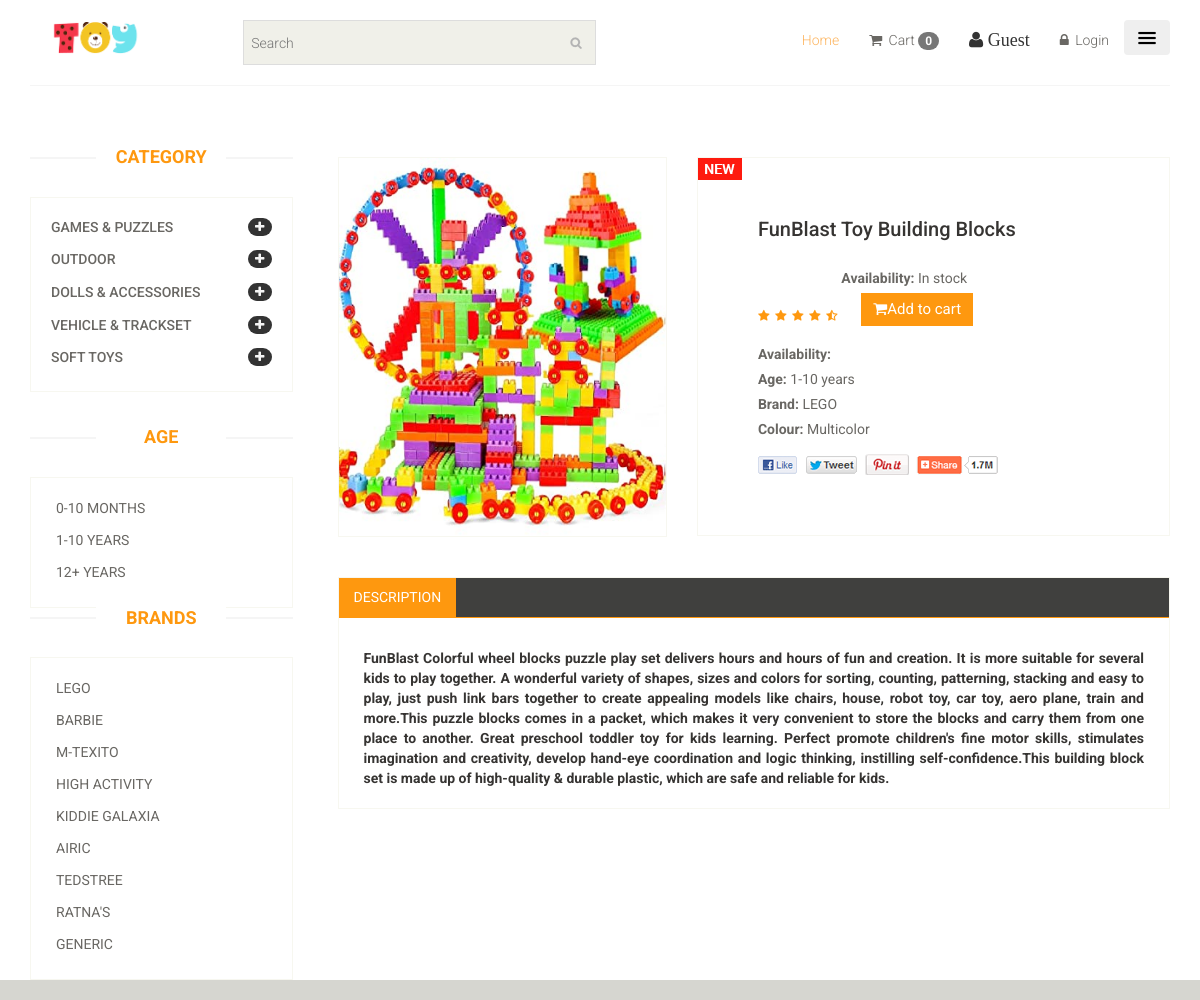
Page /product/11 on the committed database.
### T_App/models.py (models this page shows, shortened)
class Category(models.Model):
    name = models.CharField(max_length=150)

class Age(models.Model):
    age_ct = models.CharField( max_length=150)
    def __str__(self):
        return self.age_ct

class Brand(models.Model):
    name = models.CharField(max_length=20)
    def __str__(self):
        return self.name

class Product(models.Model):
    category = models.ForeignKey(Category, on_delete=models.CASCADE, null=False, default='')
    sub_category = models.ForeignKey(Sub_Category, on_delete=models.CASCADE, null=False, default='')
    brand = models.ForeignKey(Brand, on_delete=models.CASCADE, null=True)
    age_no = models.ForeignKey(Age, on_delete=models.CASCADE, null=False, default='')
    image = models.ImageField(upload_to='ecommerce/pimg')
    name = models.CharField(max_length=100)
    price = models.IntegerField()
    is_featured = models.BooleanField(default=False)
    stock = models.IntegerField(default=0) # new field for stock
    color = models.CharField(max_length=100,default='')
    detail = models.TextField()

### T_App/views.py (the view)
# urls.py: path('product/<str:id>', views.product_detail,name='product_detail'),
def product_detail(request,id):
	category=Category.objects.all()
	age = Age.objects.all()
	brand = Brand.objects.all()
	product = Product.objects.filter(id = id).first()
	context = {
		'category' : category,
		'age'  : age,
		'brand' : brand,
		'product': product,
	}
	return render(request, 'product_detail.html',context)

### templates/product_detail.html (shortened to what this page needs)
{% extends 'master.html' %}
{% block body %}
<section>
    <div class="container">
        <div class="row">
            <div class="col-sm-3">
                <div class="left-sidebar">
                    <h2>Category</h2>
                    <div class="panel-group category-products" id="accordian">
                        {% for cat in category %}
                        <div class="panel panel-default">
                            <div class="panel-heading">
                                <h4 class="panel-title">
                                    <a data-toggle="collapse" data-parent="#accordian" href="#{{cat.id}}">
                                        <span class="badge pull-right"><i class="fa fa-plus"></i></span>
                                        {{cat.name}}
                                    </a>
                                </h4>
                            </div>
                        </div>
                        {% endfor %}
                    </div>
                    <div class="brands_products">
                        <h2>Age</h2>
                        <div class="brands-name">
                            <ul class="nav nav-pills nav-stacked">
                                {% for a in age %}
                                <li><a href="/product/?age={{a.id}}">{{a.age_ct}} </a></li>
                                {% endfor %}
                            </ul>
                        </div>
                    </div>
                    <div class="brands_products">
                        <h2>Brands</h2>
                        <div class="brands-name">
                            <ul class="nav nav-pills nav-stacked">
                                {% for i in brand %}
                                <li><a href="/product/?brand={{i.id}}"> {{i.name}}</a></li>
                                {% endfor %}
                        </div>
                    </div>
                </div>
            </div>
            <div class="col-sm-9 padding-right">
                <div class="product-details">
                    <div class="col-sm-5">
                        <div class="view-product">
                            <img src="/{{product.image}}" alt="" />
                        </div>
                    </div>
                    <div class="col-sm-7">
                        <div class="product-information">
                            <img src="images/product-details/new.jpg" class="newarrival" alt="" />
                            <h2>{{product.name}}</h2>
                            <img src="images/product-details/rating.png" alt="" />
                            <span>
                                {% if product.stock > 0 %}
                                <p><b>Availability:</b> In stock</p>
                               <a href="{% url 'cart_add' product.id %}" type="button" class="btn btn-fefault cart"><i class="fa fa-shopping-cart"></i>Add to cart</a>
                                {% else %}
                                <p><b>Availability:</b> Out of stock</p>
                                <button type="button" class="btn btn-danger" disabled>
                                    Out of stock
                                </button>
                                {% endif %}
                            </span>
                            <p><b>Availability:</b> {{product.Availabilty}}</p>
                            <p><b>Age:</b> {{product.age_no}}</p>
                            <p><b>Brand:</b> {{product.brand}}</p>
                            <p><b>Colour:</b> {{product.color}}</p>
                            <a href=""><img src="images/product-details/share.png" class="share img-responsive"  alt="" /></a>
                        </div>
                    </div>
                </div>
                <div class="category-tab shop-details-tab">
                    <div class="col-sm-12">
                        <ul class="nav nav-tabs">
                            <li class="active"><a href="#reviews" data-toggle="tab">Description</a></li>
                        </ul>
                    </div>
                    <div class="tab-content">
                        <div class="tab-pane fade active in" id="reviews" >
                            <div class="col-sm-12">
                               <p style="text-align: justify;"><b>{{product.detail}}</b></p>
                            </div>
                        </div>
                    </div>
                </div>
            </div>
        </div>
    </div>
</section>
{% endblock %}

### static/css/main.css (style rules this page uses)
body { font-family: 'Roboto', sans-serif; background:; position: relative; font-weight:400px; }
ul li { list-style: none; }
a { -webkit-transition: 300ms; -moz-transition: 300ms; -o-transition: 300ms; transition: 300ms; }
h1, h2, h3, h4, h5, h6 { font-family: 'Roboto', sans-serif; }
.category-products { border: 1px solid #F7F7F0; margin-bottom: 35px; padding-bottom: 20px; padding-top: 15px; }
.left-sidebar h2, .brands_products h2 { color: #FE980F; font-family: 'Roboto', sans-serif; font-size: 18px; font-weight: 700; margin: 0 auto 30px; text-align: center; text-transform: uppercase; position: relative; z-index:3; }
.left-sidebar h2:after, h2.title:after { content: " "; position: absolute; border: 1px solid #f5f5f5; bottom:8px; left: 0; width: 100%; height: 0; z-index: -2; }
.left-sidebar h2:before { content: " "; position: absolute; background: #fff; bottom: -6px; width: 130px; height: 30px; z-index: -1; left: 50%; margin-left: -65px; }
.category-products .panel { background-color: #FFFFFF; border: 0px; border-radius: 0px; box-shadow:none; margin-bottom: 0px; }
.category-products .panel-default .panel-heading { background-color: #FFFFFF; border: 0 none; color: #FFFFFF; padding: 5px 20px; }
.category-products .panel-default .panel-heading .panel-title a { color: #696763; font-family: 'Roboto', sans-serif; font-size: 14px; text-decoration: none; text-transform: uppercase; }
.category-products .badge { background:none; border-radius: 10px; color: #696763; display: inline-block; font-size: 12px; font-weight: bold; line-height: 1; min-width: 10px; padding: 3px 7px; text-align: center; vertical-align: baseline; white-space: nowrap; }
.brands-name { border: 1px solid #F7F7F0; padding-bottom: 20px; padding-top: 15px; }
.brands-name .nav-stacked li a { background-color: #FFFFFF; color: #696763; font-family: 'Roboto', sans-serif; font-size: 14px; padding: 5px 25px; text-decoration: none; text-transform: uppercase; }
.padding-right { padding-right: 0; }
.category-tab { overflow: hidden; }
.category-tab ul { background: #40403E; border-bottom: 1px solid #FE980F; list-style: none outside none; margin: 0 0 30px; padding: 0; width: 100%; }
.category-tab ul li a { border: 0 none; border-radius: 0; color: #B3AFA8; display: block; font-family: 'Roboto', sans-serif; font-size: 14px; text-transform: uppercase; }
.nav-tabs li.active a, .nav-tabs li.active a:hover, .nav-tabs li.active a:focus { -moz-border-bottom-colors: none; -moz-border-left-colors: none; -moz-border-right-colors: none; -moz-border-top-colors: none; background-color: #FE980F; border:0px; color: #FFFFFF; cursor: default; margin-right:0; margin-left:0; }
.nav-tabs li a { border: 1px solid rgba(0, 0, 0, 0); border-radius: 4px 4px 0 0; line-height: 1.42857; margin-right:0; }
.product-details { overflow:hidden; }
#reviews { padding-left: 25px; padding-right: 25px; }
.product-details { margin-bottom: 40px; overflow: hidden; margin-top: 10px; }
.view-product { position: relative; }
.view-product img { border: 1px solid #F7F7F0; height: 380px; width: 100%; }
.product-information { border: 1px solid #F7F7F0; overflow: hidden; padding-bottom: 60px; padding-left: 60px; padding-top: 60px; position: relative; }
.newarrival { position:absolute; top:0; left:0 }
.product-information h2 { color: #363432; font-family: 'Roboto', sans-serif; font-size: 20px; margin-top: 0; }
.product-information p { color: #696763; font-family: 'Roboto', sans-serif; margin-bottom: 5px; }
.product-information span { display: inline-block; margin-bottom: 8px; margin-top: 18px; }
.share { margin-top: 15px; }
.cart { background: #FE980F; border: 0 none; border-radius: 0; color: #FFFFFF; font-family: 'Roboto', sans-serif; font-size: 15px; margin-bottom: 10px; margin-left: 20px; }
.shop-details-tab { border: 1px solid #F7F7F0; margin-bottom: 75px; margin-left: 15px; margin-right: 15px; padding-bottom: 10px; }
.shop-details-tab .col-sm-12 { padding-left: 0; padding-right: 0; }
#reviews p { color:#363432; }

### rows in the picture
Category: name "GAMES & PUZZLES"
Category: name "OUTDOOR"
Category: name "DOLLS & ACCESSORIES"
Category: name "VEHICLE & TRACKSET"
Category: name "SOFT TOYS"
Age: age_ct "0-10 MONTHS"
Age: age_ct "1-10 YEARS"
Age: age_ct "12+ YEARS"
Brand: name "LEGO"
Brand: name "BARBIE"
Brand: name "M-TEXITO"
Brand: name "HIGH ACTIVITY"
Brand: name "KIDDIE GALAXIA"
Brand: name "AIRIC"
Brand: name "TEDSTREE"
Brand: name "RATNA'S"
Brand: name "GENERIC"
Product: image (picture), name "FunBlast Toy Building Blocks", age_no "1-10 years", brand "LEGO", color "Multicolor", detail "FunBlast Colorful wheel blocks puzzle play set delivers hours and hours of fun and creation. It is more suitable for several kids to play together. A wonderful variety of shapes, sizes and colors for sorting, counting, patterning, stacking and easy to play, just push link bars together to create appealing models like chairs, house, robot toy, car toy, aero plane, train and more.This puzzle blocks comes in a packet, which makes it very convenient to store the blocks and carry them from one place to another. Great preschool toddler toy for kids learning. Perfect promote children's fine motor skills, stimulates imagination and creativity, develop hand-eye coordination and logic thinking,…"

### other values in the picture
{{ request.session.cart|length }} "0"
